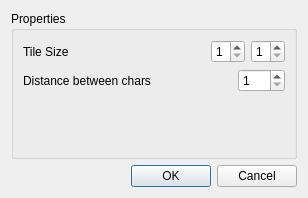
<?xml version="1.0" encoding="UTF-8"?>
<ui version="4.0">
 <class>TilePropertiesDialog</class>
 <widget class="QDialog" name="TilePropertiesDialog">
  <property name="geometry">
   <rect>
    <x>0</x>
    <y>0</y>
    <width>308</width>
    <height>198</height>
   </rect>
  </property>
  <property name="windowTitle">
   <string>Tiles Properties</string>
  </property>
  <layout class="QVBoxLayout" name="verticalLayout">
   <item>
    <widget class="QGroupBox" name="groupBox">
     <property name="title">
      <string>Properties</string>
     </property>
     <layout class="QVBoxLayout" name="verticalLayout_2">
      <item>
       <layout class="QHBoxLayout" name="horizontalLayout">
        <item>
         <widget class="QLabel" name="label">
          <property name="text">
           <string>Tile Size</string>
          </property>
          <property name="buddy">
           <cstring>spinBoxSizeX</cstring>
          </property>
         </widget>
        </item>
        <item>
         <spacer name="horizontalSpacer">
          <property name="orientation">
           <enum>Qt::Horizontal</enum>
          </property>
          <property name="sizeHint" stdset="0">
           <size>
            <width>40</width>
            <height>20</height>
           </size>
          </property>
         </spacer>
        </item>
        <item>
         <widget class="QSpinBox" name="spinBoxSizeX">
          <property name="toolTip">
           <string>X value</string>
          </property>
          <property name="minimum">
           <number>1</number>
          </property>
          <property name="maximum">
           <number>8</number>
          </property>
         </widget>
        </item>
        <item>
         <widget class="QSpinBox" name="spinBoxSizeY">
          <property name="toolTip">
           <string>Y value</string>
          </property>
          <property name="minimum">
           <number>1</number>
          </property>
          <property name="maximum">
           <number>8</number>
          </property>
         </widget>
        </item>
       </layout>
      </item>
      <item>
       <layout class="QHBoxLayout" name="horizontalLayout_2">
        <item>
         <widget class="QLabel" name="label_2">
          <property name="text">
           <string>Distance between chars</string>
          </property>
          <property name="buddy">
           <cstring>spinBoxInterleaved</cstring>
          </property>
         </widget>
        </item>
        <item>
         <spacer name="horizontalSpacer_2">
          <property name="orientation">
           <enum>Qt::Horizontal</enum>
          </property>
          <property name="sizeHint" stdset="0">
           <size>
            <width>40</width>
            <height>20</height>
           </size>
          </property>
         </spacer>
        </item>
        <item>
         <widget class="QSpinBox" name="spinBoxInterleaved">
          <property name="minimum">
           <number>1</number>
          </property>
          <property name="maximum">
           <number>128</number>
          </property>
         </widget>
        </item>
       </layout>
      </item>
      <item>
       <spacer name="verticalSpacer">
        <property name="orientation">
         <enum>Qt::Vertical</enum>
        </property>
        <property name="sizeHint" stdset="0">
         <size>
          <width>20</width>
          <height>40</height>
         </size>
        </property>
       </spacer>
      </item>
     </layout>
    </widget>
   </item>
   <item>
    <widget class="QDialogButtonBox" name="buttonBox">
     <property name="orientation">
      <enum>Qt::Horizontal</enum>
     </property>
     <property name="standardButtons">
      <set>QDialogButtonBox::Cancel|QDialogButtonBox::Ok</set>
     </property>
    </widget>
   </item>
  </layout>
 </widget>
 <resources/>
 <connections>
  <connection>
   <sender>buttonBox</sender>
   <signal>accepted()</signal>
   <receiver>TilePropertiesDialog</receiver>
   <slot>accept()</slot>
   <hints>
    <hint type="sourcelabel">
     <x>254</x>
     <y>193</y>
    </hint>
    <hint type="destinationlabel">
     <x>157</x>
     <y>274</y>
    </hint>
   </hints>
  </connection>
  <connection>
   <sender>buttonBox</sender>
   <signal>rejected()</signal>
   <receiver>TilePropertiesDialog</receiver>
   <slot>reject()</slot>
   <hints>
    <hint type="sourcelabel">
     <x>301</x>
     <y>193</y>
    </hint>
    <hint type="destinationlabel">
     <x>286</x>
     <y>274</y>
    </hint>
   </hints>
  </connection>
 </connections>
</ui>
